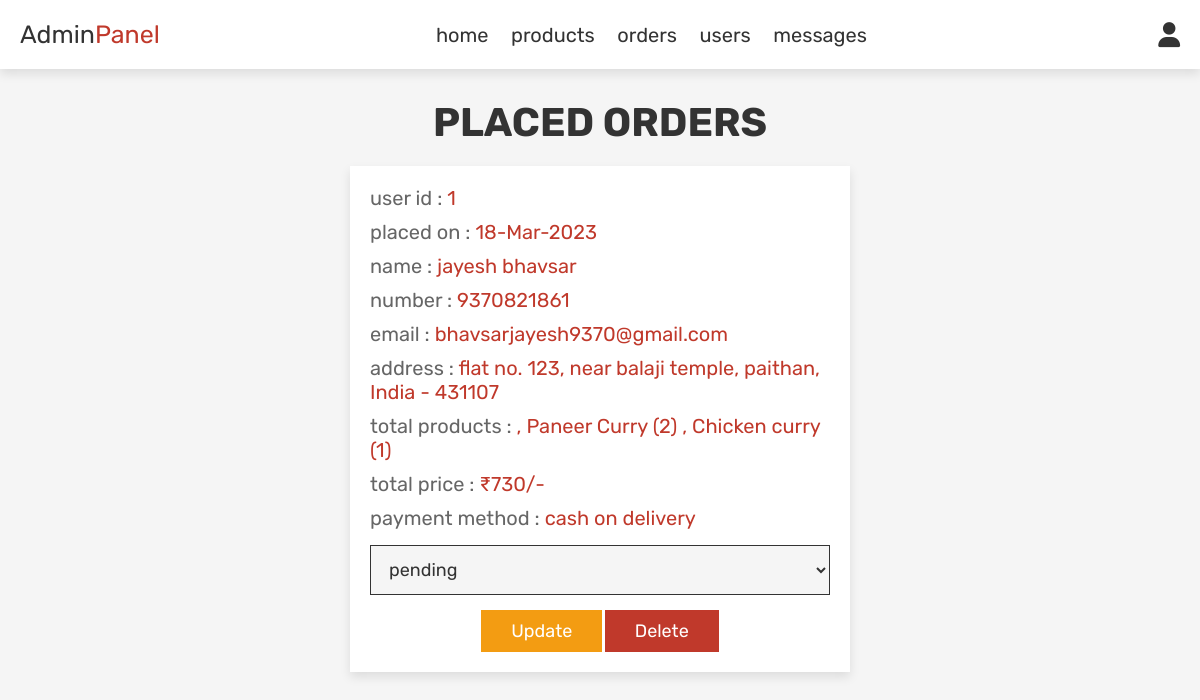
Screenshot of /admin_orders.php (signed in) with the database file from the repository.
### tables this page shows
CREATE TABLE `orders` (
  `id` int(100) NOT NULL,
  `user_id` int(100) NOT NULL,
  `name` varchar(100) NOT NULL,
  `number` varchar(12) NOT NULL,
  `email` varchar(100) NOT NULL,
  `method` varchar(50) NOT NULL,
  `address` varchar(500) NOT NULL,
  `total_products` varchar(1000) NOT NULL,
  `total_price` int(100) NOT NULL,
  `placed_on` varchar(50) NOT NULL,
  `payment_status` varchar(20) NOT NULL DEFAULT 'pending'
);

### admin_orders.php (the view, shortened to what this page needs)
<?php
include 'config.php';
?>
<!DOCTYPE html>
<html lang="en">
<head>
   <link rel="stylesheet" href="https://cdnjs.cloudflare.com/ajax/libs/font-awesome/6.0.0/css/all.min.css">
   <link rel="stylesheet" href="css/admin_style.css?v=<?php echo time();?>">
</head>
<body>
<?php include 'admin_header.php'; ?>
<section class="orders">
   <h1 class="title">placed orders</h1>
   <div class="box-container">
      <?php
      $select_orders = mysqli_query($conn, "SELECT * FROM `orders`") or die('query failed');
      if(mysqli_num_rows($select_orders) > 0){
         while($fetch_orders = mysqli_fetch_assoc($select_orders)){
      ?>
      <div class="box" style="border:0; border-radius:0;">
         <p> user id : <span><?php echo $fetch_orders['user_id']; ?></span> </p>
         <p> placed on : <span><?php echo $fetch_orders['placed_on']; ?></span> </p>
         <p> name : <span><?php echo $fetch_orders['name']; ?></span> </p>
         <p> number : <span><?php echo $fetch_orders['number']; ?></span> </p>
         <p> email : <span><?php echo $fetch_orders['email']; ?></span> </p>
         <p> address : <span><?php echo $fetch_orders['address']; ?></span> </p>
         <p> total products : <span><?php echo $fetch_orders['total_products']; ?></span> </p>
         <p> total price : <span>₹<?php echo $fetch_orders['total_price']; ?>/-</span> </p>
         <p> payment method : <span><?php echo $fetch_orders['method']; ?></span> </p>
         <form action="" method="post">
            <select name="update_payment">
               <option value="" selected disabled><?php echo $fetch_orders['payment_status']; ?></option>
            </select>
            <input type="submit" value="update" name="update_order" class="option-btn">
            <a href="admin_orders.php?delete=<?php echo $fetch_orders['id']; ?>" onclick="return confirm('delete this order?');" class="delete-btn">delete</a>
         </form>
      </div>
      <?php
         }
      }else{
         echo '<p class="empty">no orders placed yet!</p>';
      }
      ?>
   </div>
</section>
</body>
</html>

### css/admin_style.css (style rules this page uses)
:root { --red:#e55b5b; --red: #c0392b; --orange:#f39c12; --black:#333; --white:#fff; --light-color:#666; --light-white:#ccc; --light-bg:#f5f5f5; --border:.1rem solid var(--black); --box-shadow:0 .5rem 1rem rgba(0,0,0,.1); }
* { font-family: 'Rubik', sans-serif; margin:0; padding:0; box-sizing: border-box; outline: none; border:none; text-decoration: none; transition:all .2s linear; }
html { font-size: 62.5%; overflow-x: hidden; }
body { background-color: var(--light-bg); }
section { padding:3rem 2rem; }
.title { text-align: center; margin-bottom: 2rem; text-transform: uppercase; color:var(--black); font-size: 4rem; }
.btn, .option-btn, .delete-btn, .white-btn { display: inline-block; margin-top: 1rem; padding:1rem 3rem; cursor: pointer; color:var(--white); font-size: 1.8rem; text-transform: capitalize; }
.option-btn { background-color: var(--orange); }
.delete-btn { background-color: var(--red); }
.orders .box-container { grid-template-columns: repeat(auto-fit, 30rem); justify-content: center; gap:1.5rem; max-width: 50rem; margin:0 auto; align-items: flex-start; }
.orders .box-container .box { background-color: var(--white); padding:2rem; box-shadow: var(--box-shadow); }
.orders .box-container .box p { padding-bottom: 1rem; font-size: 2rem; color:var(--light-color); }
.orders .box-container .box p span { color:var(--red); }
.orders .box-container .box form { text-align: center; }
.orders .box-container .box form select { border-radius: 0; margin:.5rem 0; width: 100%; background-color: var(--light-bg); border:var(--border); padding:1.2rem 1.4rem; font-size: 1.8rem; color:var(--black); }

### rows the page displays
orders: user "1", placed_on "18-Mar-2023", name "jayesh bhavsar", number "9370821861", email "bhavsarjayesh9370@gmail.com", address "flat no. 123, near balaji temple, paithan, India - 431107", total_products ", Paneer Curry (2) , Chicken curry (1)", total_price "730", method "cash on delivery", update_payment "pending"
